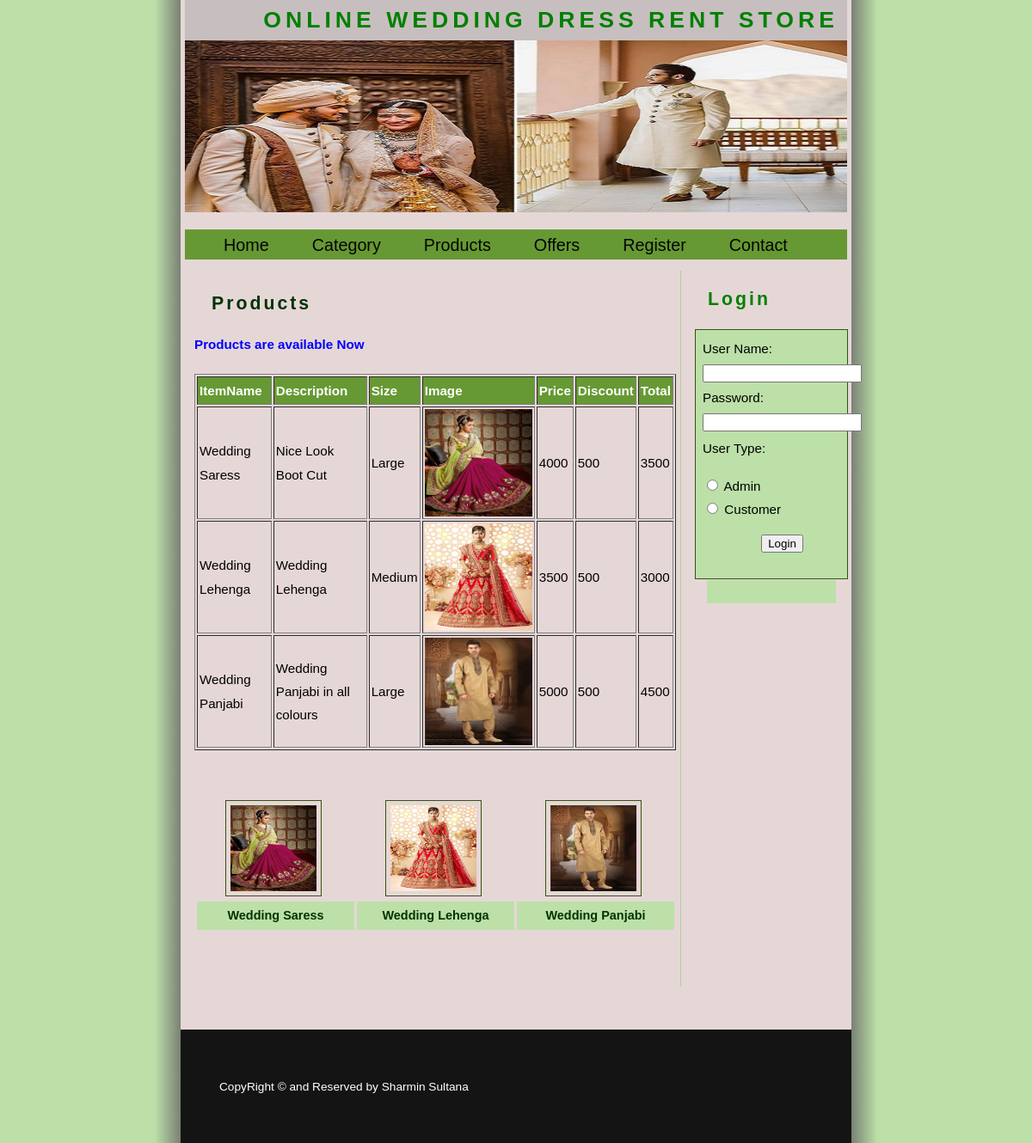
/Products.php, run on the app's committed database.
### tables this page shows
CREATE TABLE IF NOT EXISTS `item_master` (
  `ItemId` int(11) NOT NULL AUTO_INCREMENT,
  `CategoryId` int(11) NOT NULL,
  `ItemName` varchar(20) NOT NULL,
  `Description` varchar(200) NOT NULL,
  `Size` varchar(10) NOT NULL,
  `Image` varchar(100) NOT NULL,
  `Price` float NOT NULL,
  `Discount` float NOT NULL,
  `Total` float NOT NULL,
  PRIMARY KEY (`ItemId`)
);

### Products.php (the view, shortened to what this page needs)
<?php require_once('Connections/shop.php'); ?>
<?php
if (!function_exists("GetSQLValueString")) {
function GetSQLValueString($theValue, $theType, $theDefinedValue = "", $theNotDefinedValue = "")
{
  $theValue = get_magic_quotes_gpc() ? stripslashes($theValue) : $theValue;
  $theValue = function_exists("mysql_real_escape_string") ? mysql_real_escape_string($theValue) : mysql_escape_string($theValue);
  switch ($theType) {
    case "long":
    case "int":
      $theValue = ($theValue != "") ? intval($theValue) : "NULL";
      break;
  }
  return $theValue;
}
}
$colname_Recordset1 = "-1";
$query_Recordset1 = sprintf("SELECT ItemName, `Description`, `Size`, Image, Price, Discount, Total FROM item_master WHERE CategoryId = %s", GetSQLValueString($colname_Recordset1, "int"));
$Recordset1 = mysql_query($query_Recordset1, $shop) or die(mysql_error());
$row_Recordset1 = mysql_fetch_assoc($Recordset1);
$query_Recordset2 = "SELECT ItemName, `Description`, `Size`, Image, Price, Discount, Total FROM item_master";
$Recordset2 = mysql_query($query_Recordset2, $shop) or die(mysql_error());
$row_Recordset2 = mysql_fetch_assoc($Recordset2);
?><!DOCTYPE html PUBLIC "-//W3C//DTD XHTML 1.0 Transitional//EN" "http://www.w3.org/TR/xhtml1/DTD/xhtml1-transitional.dtd">
<html xmlns="http://www.w3.org/1999/xhtml">
<head>
<link href="style.css" rel="stylesheet" type="text/css" />
</head>
<body>
<div id="wrapper">
  <?php
  include "Header.php";
  ?>
  <div id="content">
    <h2><span style="color:#003300"> Products</span></h2>
    <h4><span style="color:blue"> Products are available Now</span></h4>
    <table width="100%" border="1" cellpadding="2" cellspacing="2" style="color:black">
      <tr>
        <td bordercolor="#669933" bgcolor="#669933" ><span class="style10">ItemName</span></td>
        <td bordercolor="#669933" bgcolor="#669933"><span class="style10">Description</span></td>
        <td bordercolor="#669933" bgcolor="#669933"><span class="style10">Size</span></td>
        <td bordercolor="#669933" bgcolor="#669933"><span class="style10">Image</span></td>
        <td bordercolor="#669933" bgcolor="#669933"><span class="style10">Price</span></td>
        <td bordercolor="#669933" bgcolor="#669933"><span class="style10">Discount</span></td>
        <td bordercolor="#669933" bgcolor="#669933"><span class="style10">Total</span></td>
      </tr>
      <?php
	  if(isset($_GET['CategoryId']))
	  {
	  do
	  {
	  ?>
        <tr>
          <td><?php echo $row_Recordset1['ItemName']; ?></td>
          <td><?php echo $row_Recordset1['Description']; ?></td>
          <td><?php echo $row_Recordset1['Size']; ?></td>
          <td><img src="Products/<?php echo $row_Recordset1['Image']; ?>" height="125px" width="125px"/></td>
          <td><?php echo $row_Recordset1['Price']; ?></td>
          <td><?php echo $row_Recordset1['Discount']; ?></td>
          <td><?php echo $row_Recordset1['Total']; ?></td>
        </tr>
        <?php } while ($row_Recordset1 = mysql_fetch_assoc($Recordset1));
		}
		else
		{
		do
	  {
	  ?>
        <tr>
          <td><?php echo $row_Recordset2['ItemName']; ?></td>
          <td><?php echo $row_Recordset2['Description']; ?></td>
          <td><?php echo $row_Recordset2['Size']; ?></td>
          <td><img src="Products/<?php echo $row_Recordset2['Image']; ?>" height="125px" width="125px"/></td>
          <td><?php echo $row_Recordset2['Price']; ?></td>
          <td><?php echo $row_Recordset2['Discount']; ?></td>
          <td><?php echo $row_Recordset2['Total']; ?></td>
        </tr>
        <?php } while ($row_Recordset2 = mysql_fetch_assoc($Recordset2));
		}
        ?>
    </table>
    <table width="100%" border="0" cellspacing="3" cellpadding="3">
      <tr>
        <td>&nbsp;</td>
        <td>&nbsp;</td>
        <td>&nbsp;</td>
      </tr>
     <tr>
        <td><p><img src="img/Saress.jpg" alt="box" width="100" height="100" hspace="10" align="left" class="imgleft" title="box" /></p></td>
        <td><p><img src="img/Lehenga.jpg" alt="box" width="100" height="100" hspace="10" align="left" class="imgleft" title="box" /></p></td>
        <td><p><img src="img/Panjabi.jpg" alt="box" width="100" height="100" hspace="10" align="left" class="imgleft" title="box" /></p></td>
      </tr>
      <tr>
        <td height="26" bgcolor="#BCE0A8"><div align="center" class="style9">Wedding Saress</div></td>
        <td bgcolor="#BCE0A8"><div align="center" class="style9">Wedding Lehenga</div></td>
        <td bgcolor="#BCE0A8"><div align="center" class="style9">Wedding Panjabi</div></td>
      </tr>
    </table>
    <p>&nbsp;</p>
  </div>
 <?php
 include "Right.php";
 ?>
   <?php
 include "Footer.php";
 ?>
</div>
</body>
</html>

### Header.php
<div id="title">
    <h1><span style="color: #008000;">ONLINE  Wedding Dress Rent STORE</span></h1>
  </div>
  <div id="header"><img src="img/wedding.JPG" alt="header" width="770" height="200" /></div>
<div class="container">
    <ul id="navCircle">
      <li><a class="active" href="index.php">Home</a></li>
      <li><a href="Category.php">Category</a></li>
      <li><a href="Products.php">Products</a></li>
      <li><a href="Offers.php">Offers</a></li>
 <li><a href="Register.php">Register</a></li>
      <li><a href="Contact.php">Contact</a></li>
    </ul>
  </div>

### Right.php (shortened to what this page needs)
<link href="SpryAssets/SpryValidationTextField.css" rel="stylesheet" type="text/css">
 <div id="right-col">
    <h2>Login</h2>
    <div class="scroll">
      <form name="form1" method="post" action="login.php">
        <table width="100%" border="0" cellspacing="0" cellpadding="0">
          <tr>
            <td height="26">User Name:</td>
          </tr>
          <tr>
          <td height="30"><span id="sprytextfield1">
            <label>
            <input type="text" name="txtUserName" id="txtUserName" />
            </label>
            <span class="textfieldRequiredMsg">A value is required.</span></span></td>
          </tr>
          <tr>
            <td height="26">Password:</td>
          </tr>
          <tr>
            <td height="31"><span id="sprytextfield2">
          <label>
              <input type="password" name="txtPassword" id="txtPassword">
              </label>
            <span class="textfieldRequiredMsg">*</span></span></td>
          </tr>
          <tr>
            <td height="29">User Type:</td>
          </tr>
          <tr>
            <td height="52"><p>
              <label>
                <input type="radio" name="rdType" value="Admin" id="rdType_0">
                Admin</label>
              <br>
              <label>
                <input type="radio" name="rdType" value="Customer" id="rdType_1">
                Customer</label>
              <br>
            </p></td>
          </tr>
          <tr>
            <td><label>
              <div align="center">
                <input type="submit" name="button" id="button" value="Login">
                </div>
            </label></td>
          </tr>
          <tr>
            <td>&nbsp;</td>
          </tr>
        </table>
      </form>
      <h3>&nbsp;</h3>
  </div>
    <h2>&nbsp;</h2>
</div>

### Footer.php
<div id="footer"> <p>CopyRight &copy; and Reserved by Sharmin Sultana</p></div>

### style.css (style rules this page uses)
body { margin : 0; padding : 0; text-align : left; font : 95% "Trebuchet MS", verdana, arial, sans-serif; line-height : 1.8em; background : rgb(190, 190, 188) url(img/bg.jpg) top center repeat-y; color : rgb(14, 13, 13); }
#wrapper { position : relative; width : 780px; margin-right : auto; margin-left : auto; padding : 0; border : 0px solid rgb(185, 221, 185); background : rgb(230, 215, 215); }
#title { width : 770px; margin-left : 5px; padding : 0; text-align : right; background : rgb(199, 191, 191); color : rgb(187, 172, 172); }
#title h1 { margin : 0; padding : 10px; font-size : 175%; text-transform : uppercase; letter-spacing : 5px; background : inherit; color : #ced3cb; }
#header { background : url(images/header.jpg) no-repeat; width : 770px; height : 200px; margin : 0 0 0 5px; padding : 0 0 0 0; }
.container { width : 770px; height : 35px; margin : 20px 0 10px 5px; background-color:#669933; color:#FFFFCC; }
#navCircle { margin : 0; padding : 0 0 20px 20px; }
#navCircle li { margin : 0; padding : 0; display : inline; list-style-type : none; margin-top:5px; }
#navCircle a:link, #navCircle a:visited { float : left; font-size : 1.3em; padding : 0 25px 15px 25px; text-decoration : none; background : inherit; color:#050505; margin-top:5px; }
#navCircle a:link.active, #navCircle a:visited.active, #navCircle a:hover { background-color : inherit; color : #050505; }
#content { width : 560px; float : left; margin-top : 0; margin-left : 11px; padding : 5px; border-right : 1px solid #b2d094; }
#content p { padding : 0 20px; }
#right-col { width : 175px; margin : 5px 0 0 590px; border-left : 1px none #28460a; padding : 3px; }
#footer { margin : 50px 0 0 0; padding : 45px; font : 90% "Trebuchet MS", verdana, arial, sans-serif; background : #141414; background : #141414; color :#fff; }
div.scroll { height : 18em; width : 160px; padding : 1ex; margin : 0 0 30px 5px; border : 1px solid #345411; background : #BCE0A8; color : #000; }
h2 { margin : 20px; font-size : 140%; letter-spacing : 3px; background : inherit; color : green; }
h3 { margin : 5px; font-size : 120%; letter-spacing : 5px; background : inherit; color : green; }
a:link, a:visited { text-decoration : none; background : inherit; color : #457C05; }
.imgleft { float : left; border : 1px solid #345411; padding : 5px; margin-right : 15px; }

### Products.php (style rules this page uses)
.style10 { color: #FFFFFF; font-weight: bold; }

### data on the page
item_master: ItemName "Wedding Saress", Description "Nice Look Boot Cut", Size "Large", Image (picture), Price "4000", Discount "500", Total "3500"
item_master: ItemName "Wedding Lehenga", Description "Wedding Lehenga", Size "Medium", Image (picture), Price "3500", Discount "500", Total "3000"
item_master: ItemName "Wedding Panjabi", Description "Wedding Panjabi in all colours", Size "Large", Image (picture), Price "5000", Discount "500", Total "4500"
